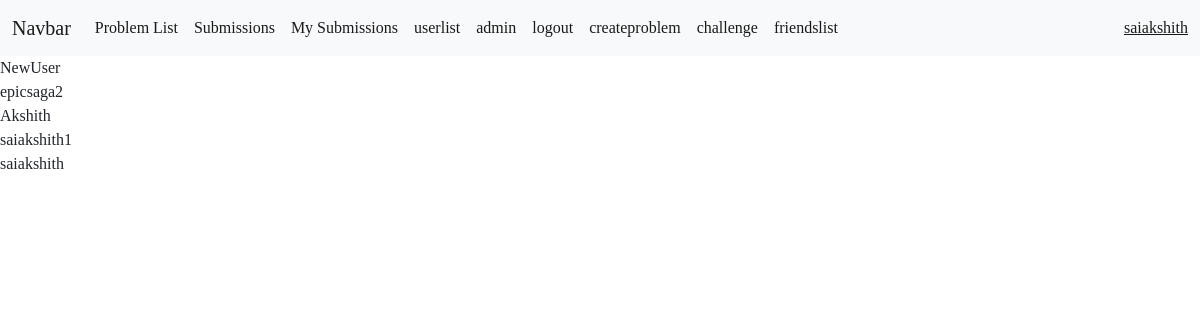
The app's page /Main_app/friends/ (signed in) with its own data.
### Main_app/models.py (models this page shows)
class Friends(models.Model):
    user1 = models.ForeignKey(User,on_delete=models.CASCADE,related_name='my_friends1')
    user2 = models.ForeignKey(User,on_delete=models.CASCADE,related_name='my_friends2')
    total_challenges = models.IntegerField(default=0)
    number_of_won = models.IntegerField(default=0)

### Main_app/views.py (the view)
# urls.py: path('friends/', views.friends_list.as_view(),name='friendslist'),
class friends_list(ListView):
    model = models.Friends
    context_object_name = 'friends'
    def get_queryset(self):
        qs = models.Friends.objects.filter(user1=self.request.user)
        return qs

### Main_app/context_processors.py (called while the page is built)
def pass_user(request):
    print(request)
    print('I came inside atleast this time')
    return {'user_context': request.user}

### Main_app/templates/Main_app/friends_list.html
{% extends './base.html' %}
{% block content%}
    {% for friend in friends%}
        {{friend.user2}}
        <br>
    {% endfor%}
{% endblock%}

### Main_app/templates/Main_app/base.html (shortened to what this page needs)
<!doctype html>
<html lang="en">
<head>
  <link href="https://cdn.jsdelivr.net/npm/bootstrap@5.2.0-beta1/dist/css/bootstrap.min.css" rel="stylesheet"
>
</head>
<body>
  <nav class="navbar navbar-expand-lg bg-light">
    <div class="container-fluid">
      <a class="navbar-brand" href="#">Navbar</a>
      <div class="collapse navbar-collapse" id="navbarText">
        <ul class="navbar-nav me-auto mb-2 mb-lg-0">
          <li class="nav-item">
            <a class="nav-link active" aria-current="page" href="/Main_app/problemlist">Problem List</a>
          </li>
          <li class="nav-item">
            <a class="nav-link active" aria-current="page" href="/Main_app/submissionlist">Submissions</a>
          </li>
          {% if request.user.is_authenticated%}
          <li class="nav-item">
            <a class="nav-link active" aria-current="page" href="/Main_app/mysubmissions">My Submissions</a>
          </li>
          {% endif%}
          <li class="nav-item">
            <a class="nav-link active" aria-current="page" href="/Main_app/userlist">userlist</a>
          </li>
          <li class="nav-item">
            <a class="nav-link active" aria-current="page" href="/admin">admin</a>
          </li>
          {% if request.user.is_authenticated%}
          <li class="nav-item">
            <a class="nav-link active" aria-current="page" href="/Main_app/logout">logout</a>
          </li>
          <li class="nav-item">
            <a class="nav-link active" aria-current="page" href="/Main_app/createproblem">createproblem</a>
          </li>
          <li class="nav-item">
            <a class="nav-link active" aria-current="page" href="/Main_app/challenge">challenge</a>
          </li>
          <li class="nav-item">
            <a class="nav-link active" aria-current="page" href="/Main_app/friends">friendslist</a>
          </li>
          {%endif%}
        </ul>
        <span class="navbar-text">
          {%if user_context.is_authenticated%}
            <a href="/Main_app/user/{{user_context.user_info.pk}}">{{user_context.username}}</a>
          {% endif%}
        </span>
      </div>
    </div>
  </nav>
  {% block content %}{% endblock %}
</body>
</html>

### Main_app/templates/Main_app/base.html (style rules this page uses)
body { font-family: 'Open Sans', sans-serif; font-family: 'Rokkitt', serif; }

### records on screen
Friends: user2 "NewUser"
Friends: user2 "epicsaga2"
Friends: user2 "Akshith"
Friends: user2 "saiakshith1"
Friends: user2 "saiakshith"

### other values on screen
{{ user_context.username }} "saiakshith"
